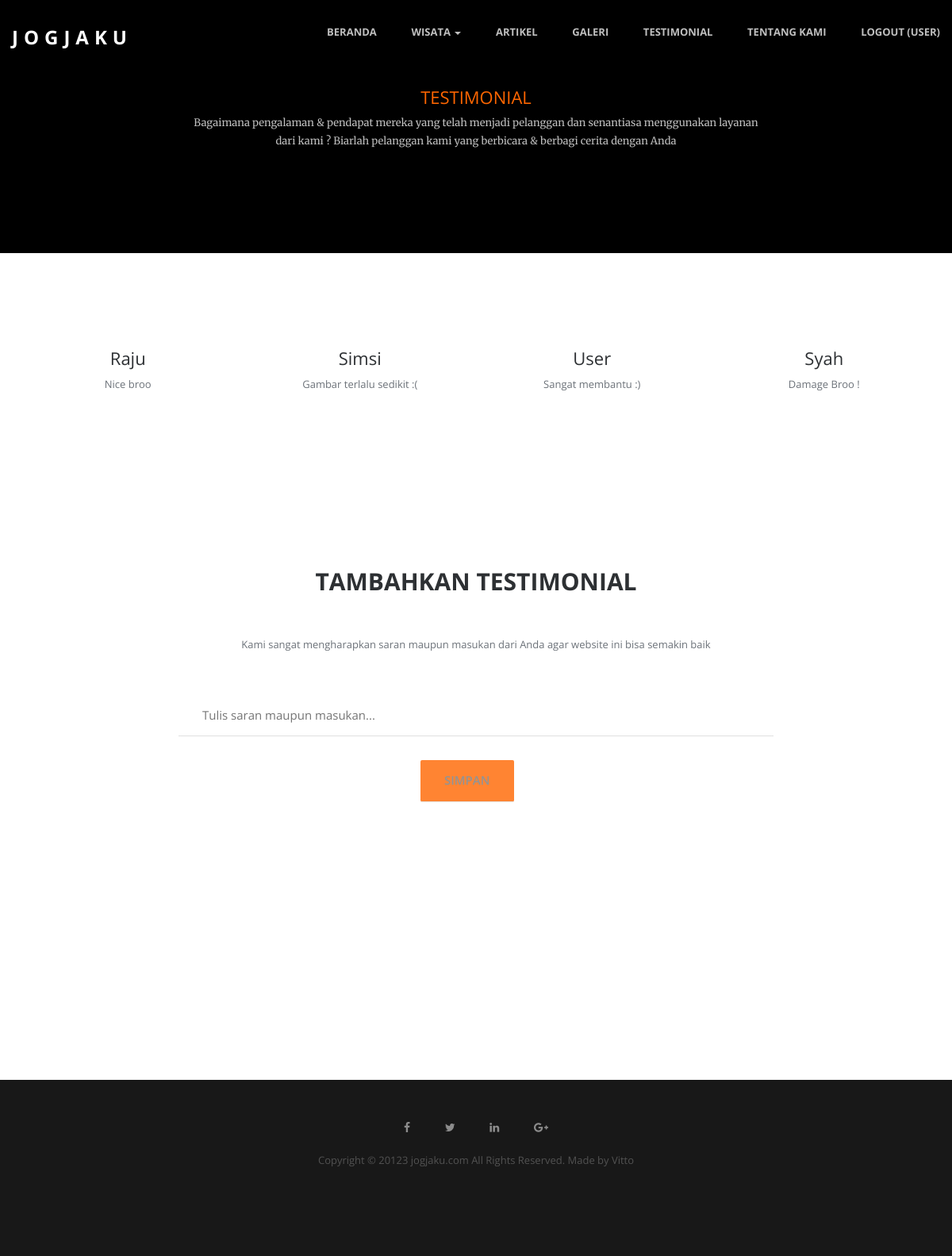
Page /testimonial.php (signed in) on the committed database.
### tables this page shows
CREATE TABLE `testi` (
  `id` int(11) NOT NULL,
  `nama_user` varchar(50) NOT NULL,
  `saran` varchar(300) NOT NULL
);

### testimonial.php (the view, shortened to what this page needs)
<!doctype html>
<html class="no-js" lang="">
<head>
<link rel="stylesheet" href="css/bootstrap.min.css">
<link rel="stylesheet" href="css/flexslider.css">
<link rel="stylesheet" href="css/jquery.fancybox.css">
<link rel="stylesheet" href="css/main.css">
<link rel="stylesheet" href="css/responsive.css">
<link rel="stylesheet" href="css/font-icon.css">
<link rel="stylesheet" href="css/animate.min.css">
<link rel="stylesheet" href="https://maxcdn.bootstrapcdn.com/font-awesome/4.4.0/css/font-awesome.min.css">
</head>
<body>
<section>
  <header id="header">
    <div class="header-content clearfix"> <a class="logo" href="index.php">JOGJAKU</a>
      <nav class="navigation" role="navigation">
      <ul class="primary-nav">
          <li><a href="index.php">Beranda</a></li>
             <li class="dropdown">
                  <a href="#" class="dropdown-toggle" data-toggle="dropdown">Wisata <b class="caret"></b></a>
              </li>
          <li><a href="artikel.php">Artikel</a></li>
          <li><a href="galeri.php">Galeri</a></li>
          <li><a href="testimonial.php">Testimonial</a></li>
          <li><a href="tentang.php">Tentang Kami</a></li>
          <?php
                        if(!isset($_SESSION['is_login'])){
                    ?>
                    <li>
                        <a href="login.php">Login</a>
                    </li>
                    <?php }else{?>
                    <li>
                    <a href="akunuser.php?logoutSubmit=1" class="logout">Logout (<?= $_SESSION['namauser'];?>)</a>
                    </li><?php }?>
        </ul>
      </nav>
      <a href="#" class="nav-toggle">Menu<span></span></a> </div>
  </header>
<section id="intro" class="section intro">
  <div class="container">
    <div class="col-md-8 col-md-offset-2 text-center">
       <?php
                        if(!isset($_SESSION['admin'])){
                    ?>
                    <h6>TESTIMONIAL</h6>
                     <p>Bagaimana pengalaman & pendapat mereka yang telah menjadi pelanggan dan senantiasa menggunakan layanan dari kami ? Biarlah pelanggan kami yang berbicara & berbagi cerita dengan Anda</p>
                    <br>
                    <?php }else{?>
                    <h6>TESTIMONIAL</h6>
                    <br>
                    </li>
      <?php }?>
    </div>
  </div>
</section>
<section id="teams" class="section teams">
  <div class="container">
    <div class="row">
  <?php
  include "koneksi.php";
  $query = "SELECT * FROM testi";
  $sql = mysqli_query($connect, $query);
  while($data = mysqli_fetch_array($sql)){
    ?>
    <div class="col-md-3 col-sm-6">
        <div class="person">
          <div class="person-content">
            <h4><?php echo "".$data['nama_user']."";?></h4>
            <p><?php echo "".$data['saran']."";?></p>
          </div>
        </div>
      </div>
  <?php
  }
  ?>
    </div>
  </div>
</section>
 <?php
          if(!isset($_SESSION['user_biasa'])){
    ?>
<?php }else{?>
<section id="contact" class="section">
  <div class="container">
    <div class="row">
      <div class="col-md-8 col-md-offset-2 conForm">
      <h5>Tambahkan Testimonial</h5>
        <p>Kami sangat mengharapkan saran maupun masukan dari Anda agar website ini bisa semakin baik</p>
        <form method="post" action="proses_simpan_testi.php">
          <input type="text" name="saran" class="col-xs-12 col-sm-12 col-md-12 col-lg-12" placeholder="Tulis saran maupun masukan...">
          <input type="submit" class="btn btn-large" value="Simpan">
        </form>
      </div>
    </div>
  </div>
</section>
<?php }?>
<section id="teams" class="section teams">
  <div class="container">
              <?php
                        if(!isset($_SESSION['admin'])){
                    ?>
                    <br>
      <?php }?>
</div>
</section>
<footer class="footer">
  <div class="footer-top section">
    <div class="container" align="center">
      <div class="row">
        <a style="padding:20px"; href="#"><i class="fa fa-facebook"></i></a>
        <a style="padding:20px"; href="#"><i class="fa fa-twitter"></i></a>
        <a style="padding:20px"; href="#"><i class="fa fa-linkedin"></i></a>
        <a style="padding:20px"; href="#"><i class="fa fa-google-plus"></i></a>
        <br>
        <br>
<p>Copyright © 20123 jogjaku.com All Rights Reserved. Made by Vitto
      </div>
    </div>
  </div>
</footer>
</body>
</html>

### css/main.css (style rules this page uses)
p { font-size: 13px; line-height: 22.4px; color: #6c7279; }
h4 { font-size: 22px; color: #2d3033; font-weight: 400; }
h5 { font-size: 14px; color: #2d3033; text-transform: uppercase; font-weight: 700; }
h6 { font-size: 22px; color: #F60; font-weight: 400; }
.btn { background-color: #F60; color: #fff; font-size: 13px; font-weight: 600; border: 0; -moz-border-radius: 2px; -webkit-border-radius: 2px; border-radius: 2px; display: inline-block; text-transform: uppercase; opacity:0.8; }
.btn-large { padding: 15px 40px; }
a { color: #e84545; }
body { font-family: "Open Sans", Arial, sans-serif; font-weight: 400; color: #6c7279; }
ul, ol { margin: 0; padding: 0; }
ul li { list-style: none; }
.section { padding: 100px 0; }
#header { position: fixed; width: 100%; z-index: 999; }
#header .header-content { margin: 0 auto; max-width: 1170px; padding: 30px 0; width: 100%; -moz-transition: padding 0.3s; -o-transition: padding 0.3s; -webkit-transition: padding 0.3s; transition: padding 0.3s; }
#header .logo { float: left; font-size:24px; font-weight:700; color:#fff; text-decoration:none; text-transform:uppercase; letter-spacing:7px; }
.navigation { float: right; }
.navigation li { display: inline-block; }
.navigation a { color: rgba(255, 255, 255, 0.75); font-size: 13px; font-weight: 700; margin-left: 40px; text-transform: uppercase; }
.intro { background-color: #000; }
.intro p { font-family: "Merriweather", Arial, sans-serif; color: rgba(255, 255, 255, 0.75); font-weight: 400; }
.person { max-width: 270px; text-align: center; }
.person-content { margin-top: 20px; }
.person h4 { font-weight: 400; }
.conForm { text-align: center; }
.conForm h5 { font-size: 30px; }
.conForm p { text-align: center; margin: 7%; }
.conForm input { color: #797979; padding: 15px 30px; border: none; margin-right: 3%; margin-bottom: 30px; outline: none; font-style: normal; border-bottom: #e0e0e0 1px solid; font-size: 15px; }
.footer { text-align: left; }
.footer-top { background-color: #181818; padding-top: 50px; }
.footer p { color: rgba(255, 255, 255, 0.25); }
.footer a { color: rgba(255, 255, 255, 0.50); }

### rows in the picture
testi: nama_user "Raju", saran "Nice broo"
testi: nama_user "Simsi", saran "Gambar terlalu sedikit :("
testi: nama_user "User", saran "Sangat membantu :)"
testi: nama_user "Syah", saran "Damage Broo !"

### other values in the picture
$_SESSION['namauser'] "USER"
